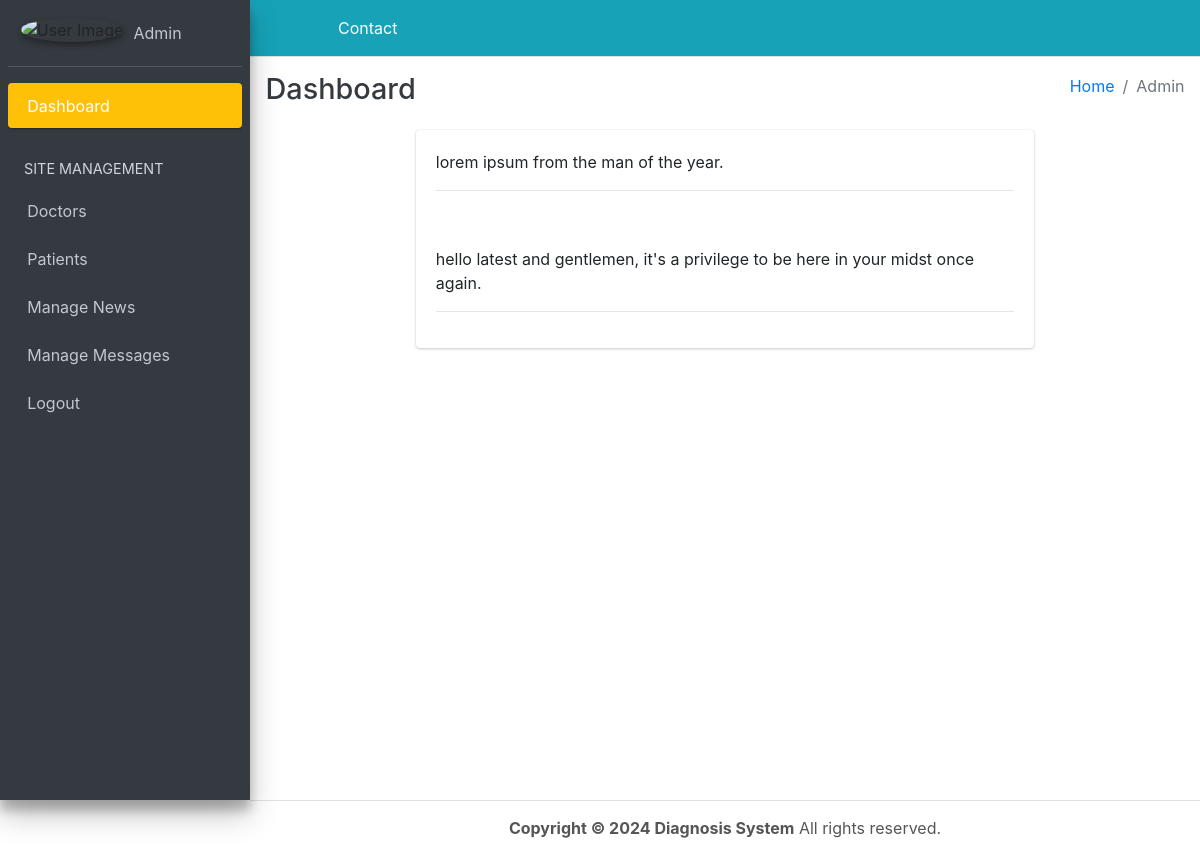
The app's page /dashboard (signed in) with its own data.
### tables this page shows
CREATE TABLE IF NOT EXISTS `latest_news` (
  `id` int(11) NOT NULL,
  `news` text NOT NULL,
  `expertId` int(11) NOT NULL,
  `published` tinyint(4) NOT NULL DEFAULT '0',
  `created_at` timestamp NOT NULL DEFAULT CURRENT_TIMESTAMP
);

### assets/core/load_classes.php (called while the page is built, shortened)
<?php
    spl_autoload_register( function($classname) {
      $classname = strtolower($classname);
    })
    ;

### assets/core/db/connect.php (called while the page is built)
<?php
class Connection {
  private $dbhost = 'localhost';
  private $dbname = 'diagnosis';
  private $user = 'root';
  private $password = '';
  public function connect() {
    try {
      $dsn = "mysql:host=$this->dbhost;dbname=$this->dbname";
      $connection = new PDO($dsn, $this->user, $this->password);
      $connection->setAttribute(PDO::ATTR_ERRMODE, PDO::ERRMODE_EXCEPTION);
      return $connection;
    }
    catch(PDOException $e) {
      return false;
    }
  }
}

### assets/core/init.php (called while the page is built, shortened)
<?php
require_once ROOT_DIRECTORY . "assets/core/db/connect.php";
require_once ROOT_DIRECTORY . "assets/core/load_classes.php";
$user = new User();

### assets/core/class/user.class.php (called while the page is built, shortened)
<?php
	class User {
		private $connection;
		public function __construct() {
			$this->connection = new Connection();
			$this->connection = $this->connection->connect();
		}
        public function getAllNews() {
           $statement = $this->connection->prepare("SELECT * FROM latest_news ORDER BY created_at DESC");
            $statement->execute();
            $res = $statement->fetchAll(PDO::FETCH_OBJ);
            return $res ? $res : false;
        }
    }

### dashboard/includes/_mainContent.php (the view)
<div class="container">
	<div class="row">
		<div class="col-md-8 mx-auto">
			<div class="card">
				<?php foreach (!empty($user->getAllNews()) ? $user->getAllNews() : [] as $ns): ?>
					<div class="card-body">
						<?php echo $ns->news; ?> <hr>
					</div>
				<?php endforeach ?>
			</div>
		</div>
	</div>
</div>

### records on screen
latest_news: news "lorem ipsum from the man of the year."
latest_news: news "hello latest and gentlemen, it's a privilege to be here in your midst once again."
